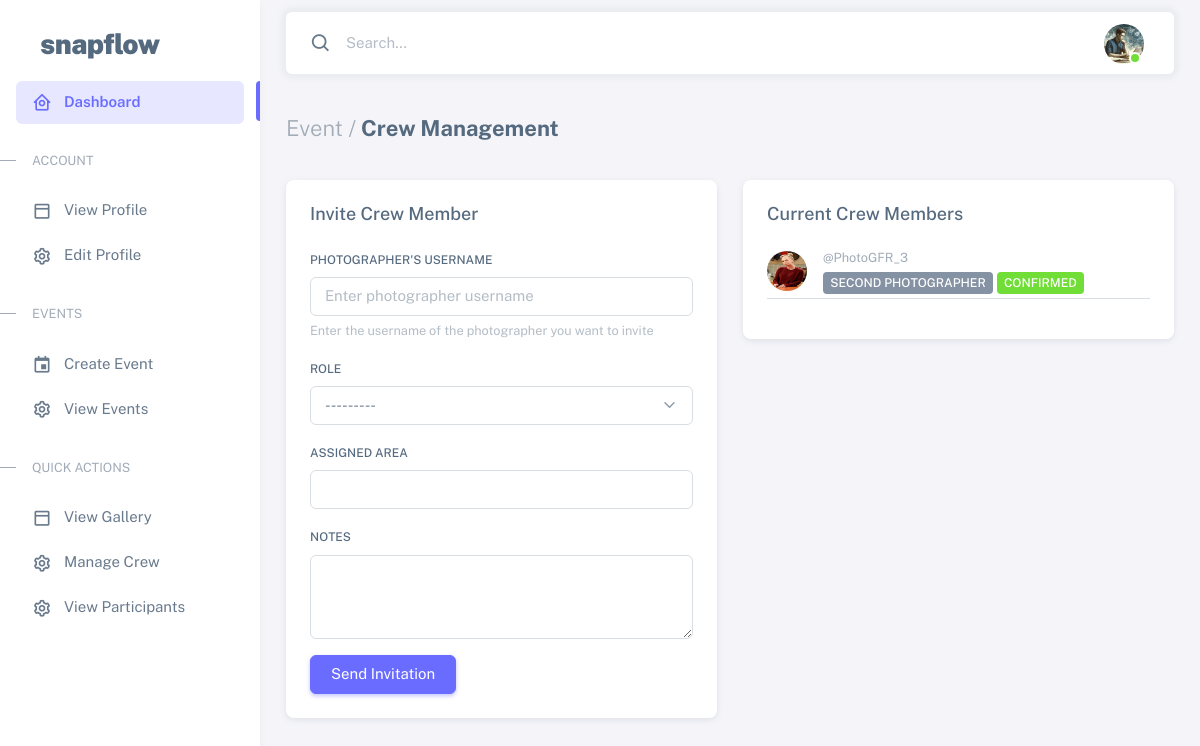
Page /events/nobel-awards-2025/crew/ (signed in) on the earlier database version.
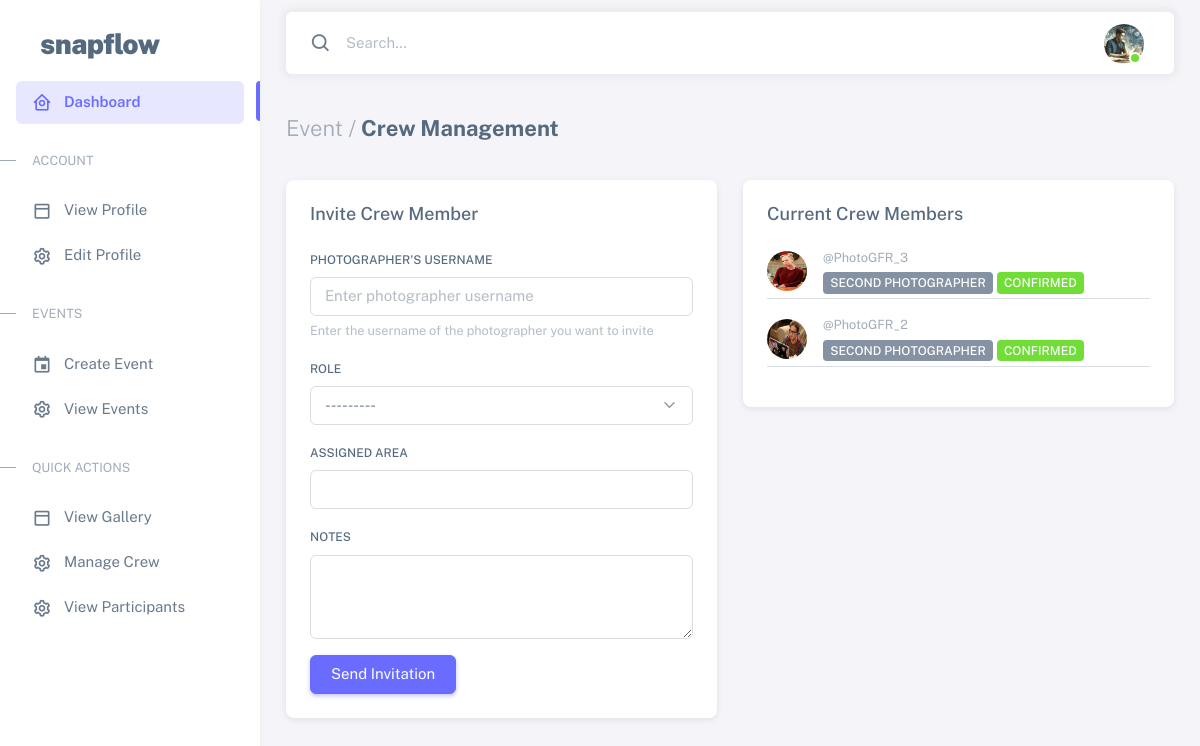
Same page on the later database version.
### events/models.py (models this page shows, shortened)
class EventCrew(models.Model):
    class CrewRoles(models.TextChoices):
        LEAD = 'LEAD', _('Lead Photographer')
        SECOND = 'SECOND', _('Second Photographer')
        ASSISTANT = 'ASSISTANT', _('Assistant')
        VIDEOGRAPHER = 'VIDEO', _('Videographer')
        EDITOR = 'EDITOR', _('Photo Editor')
        OTHER = 'OTHER', _('Other')
    event = models.ForeignKey(Event, on_delete=models.CASCADE, related_name='crew_members')
    member = models.ForeignKey(settings.AUTH_USER_MODEL, on_delete=models.CASCADE)
    role = models.CharField(max_length=20, choices=CrewRoles.choices)
    is_confirmed = models.BooleanField(default=False)
    notes = models.TextField(blank=True)
    equipment = models.TextField(blank=True)
    assigned_area = models.CharField(max_length=100, blank=True)
    created_at = models.DateTimeField(auto_now_add=True)
    updated_at = models.DateTimeField(auto_now=True)
    class Meta:
        unique_together = ['event', 'member']

### users/models.py (models this page shows, shortened)
class CustomUser(AbstractUser):
    class Roles(models.TextChoices):
        ORGANIZER = 'ORGANIZER', _('Event Organizer')
        PHOTOGRAPHER = 'PHOTOGRAPHER', _('Photographer')
        PARTICIPANT = 'PARTICIPANT', _('Event Participant')
    class ParticipantTypes(models.TextChoices):
        GUEST = 'GUEST', _('Guest')
        FAMILY = 'FAMILY', _('Family')
        FRIEND = 'FRIEND', _('Friend')
        WINNER = 'WINNER', _('Winner')
        OTHER = 'OTHER', _('Other')
    class PhotographerRoles(models.TextChoices):
        LEAD = 'LEAD', _('Lead Photographer')
        ASSISTANT = 'ASSISTANT', _('Assistant Photographer')
        SECONDARY = 'SECONDARY', _('Secondary Photographer')
    role = models.CharField(
        max_length=20,
        choices=Roles.choices,
        null=True,
        blank=False
    )
    avatar = models.ImageField(
        upload_to='user_avatars/',
        validators=[FileExtensionValidator(['jpg', 'jpeg', 'png'])],
        null=True,
        blank=True
    )
    phone_number = models.CharField(max_length=15, blank=True)
    company_name = models.CharField(max_length=100, blank=True)
    website = models.URLField(blank=True)
    portfolio_url = models.URLField(blank=True)
    photographer_role = models.CharField(
        max_length=20,
        choices=PhotographerRoles.choices,
        blank=True
    )
    watermark = models.ImageField(
        upload_to='photographer_watermarks/',
        validators=[FileExtensionValidator(['png'])],
        null=True,
        blank=True
    )
    participant_type = models.CharField(
        max_length=20,
        choices=ParticipantTypes.choices,
        blank=True
    )
    image_visibility = models.CharField(
        max_length=20,
        choices=[
            ('PUBLIC', 'Public'),
            ('PRIVATE', 'Private'),
            ('EVENT_ONLY', 'Event Only')
        ],
        default='PRIVATE'
    )
    blur_requested = models.BooleanField(default=False)
    remove_requested = models.BooleanField(default=False)
    is_verified = models.BooleanField(default=False)

### events/views.py (the view, shortened to what this page needs)
# urls.py: path('<slug:slug>/crew/', views.CrewManagementView.as_view(), name='crew_management'),
class CrewManagementView(LoginRequiredMixin, UserPassesTestMixin, DetailView):
    model = Event
    template_name = 'events/crew_management.html'
    context_object_name = 'event'
    def test_func(self):
        return self.get_object().organizer == self.request.user
    def get_context_data(self, **kwargs):
        context = super().get_context_data(**kwargs)
        context['crew_form'] = CrewInvitationForm()
        context['crew_members'] = self.object.crew_members.all()
        return context

### events/forms.py (shortened to what this page needs)
class CrewInvitationForm(forms.ModelForm):
    username = forms.CharField(
        label=_("Photographer's Username"),
        help_text=_("Enter the username of the photographer you want to invite")
    )
    class Meta:
        model = EventCrew
        fields = ['role', 'notes', 'assigned_area']

### templates/events/crew_management.html (shortened to what the changed rows need)
{% extends "users/db_base.html" %}
{% block content %}
<div class="container-xxl flex-grow-1 container-p-y">
    <div class="row">
        <div class="col-md-6">
            <div class="card">
                <div class="card-body">
                    {% if crew_members %}
                        {% for crew in crew_members %}
                            <div class="d-flex align-items-center mb-3 pb-1 border-bottom">
                                <img
                                    src="{{ crew.member.avatar.url|default:'/static/default-avatar.png' }}"
                                    alt="{{ crew.member.username }}"
                                    class="rounded-circle"
                                    width="40"
                                    height="40"
                                />
                                <div class="ms-3">
                                    <div class="text-muted small">@{{ crew.member.username }}</div>
                                    <div class="mt-1">
                                        <span class="badge bg-secondary">{{ crew.get_role_display }}</span>
                                        <span class="badge bg-{% if crew.is_confirmed %}success{% else %}warning{% endif %}">
                                            {{ crew.is_confirmed|yesno:"Confirmed,Pending" }}
                                        </span>
                                    </div>
                                </div>
                            </div>
                        {% endfor %}
                    {% else %}
                        <p class="text-muted mb-0">No crew members yet.</p>
                    {% endif %}
                </div>
            </div>
        </div>
    </div>
</div>
{% endblock %}

Differences in the rows shown:
added EventCrew: member.avatar (picture), member.username "PhotoGFR_2", role "SECOND PHOTOGRAPHER", is_confirmed "CONFIRMED"
